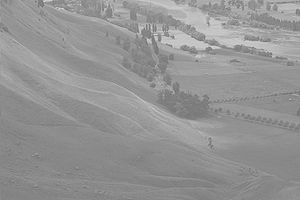
#> input picture lesson8_imageequalization/img/vale.jpg, 300 x 200 px
$ python histogramqualization2.py
#> lines starting #> are read from the running program, lines starting #| are printed output that depends on the picture
import cv2
import numpy as np
from matplotlib import pyplot as plot
img = cv2.imread('../img/vale.jpg',0)
#> img is the input picture: shape (200, 300); min 100, max 223, mean 148
cv2.imshow('Imagem Original', img)
#cumulative distribution function
hist,bins = np.histogram(img.flatten(),256,[0,256])
#> hist = 256 values, max 2580 at index 138, min 0 at index 0, mean 234.4; bins = 257 values from 0 to 256
cdf = hist.cumsum()
#> cdf = 256 values from 0 to 60000
cdf_normalized = cdf * hist.max()/cdf.max()
#> cdf_normalized = 256 values from 0 to 2580
#Equalizacao do Histograma
cdf_m = np.ma.masked_equal(cdf,0)
cdf_m = (cdf_m - cdf_m.min())*255/(cdf_m.max()-cdf_m.min())
cdf = np.ma.filled(cdf_m,0).astype('uint8')
#> cdf = 256 values from 0 to 255
img_equalized = cdf[img]
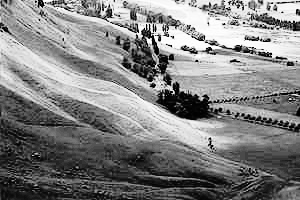
#> img_equalized: shape (200, 300); min 0, max 255, mean 130
cv2.imshow('Imagem Equalizada', img_equalized)
cv2.imwrite('../img/imagemequalizada.jpg', img_equalized)
#Calculate cumulative distribution function of equalized image
hist,bins = np.histogram(img_equalized.flatten(),256,[0,256])
#> hist = 256 values, max 2580 at index 74, min 0 at index 6, mean 234.4
cdf_new = hist.cumsum()
#> cdf_new = 256 values from 231 to 60000
cdf_normalized_new = cdf_new * hist.max()/cdf_new.max()
#> cdf_normalized_new = 256 values from 9.93 to 2580

#Plot Equalization
plot.plot(cdf_normalized_new, color = 'b')
plot.hist(img_equalized.flatten(),256,[0,256], color = 'r')
plot.xlim([0,256])
plot.legend(('cdf','histogram'), loc = 'upper left')
plot.savefig('../img/equalizedhistogram.jpg')
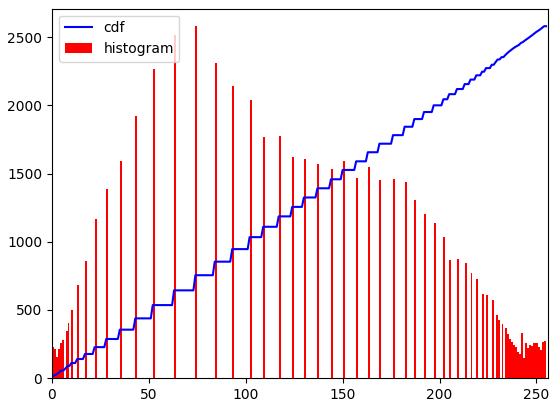
#> figure drawn by matplotlib, 1 panel; tallest bar 2580 high, from x = 74 to 75; curve peaks at x = 255, y = 2580
plot.show()
cv2.waitKey()
cv2.destroyAllWindows()
